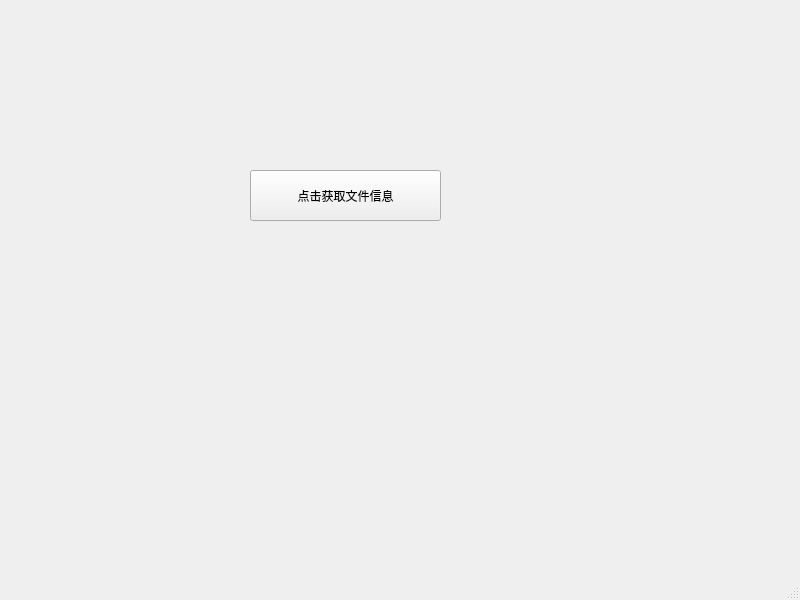
<?xml version="1.0" encoding="UTF-8"?>
<ui version="4.0">
 <class>MainWindow</class>
 <widget class="QMainWindow" name="MainWindow">
  <property name="geometry">
   <rect>
    <x>0</x>
    <y>0</y>
    <width>800</width>
    <height>600</height>
   </rect>
  </property>
  <property name="windowTitle">
   <string>MainWindow</string>
  </property>
  <widget class="QWidget" name="centralwidget">
   <widget class="QPushButton" name="pushButton">
    <property name="geometry">
     <rect>
      <x>250</x>
      <y>170</y>
      <width>191</width>
      <height>51</height>
     </rect>
    </property>
    <property name="text">
     <string>点击获取文件信息</string>
    </property>
   </widget>
  </widget>
  <widget class="QMenuBar" name="menubar">
   <property name="geometry">
    <rect>
     <x>0</x>
     <y>0</y>
     <width>800</width>
     <height>22</height>
    </rect>
   </property>
  </widget>
  <widget class="QStatusBar" name="statusbar"/>
 </widget>
 <resources/>
 <connections/>
</ui>
